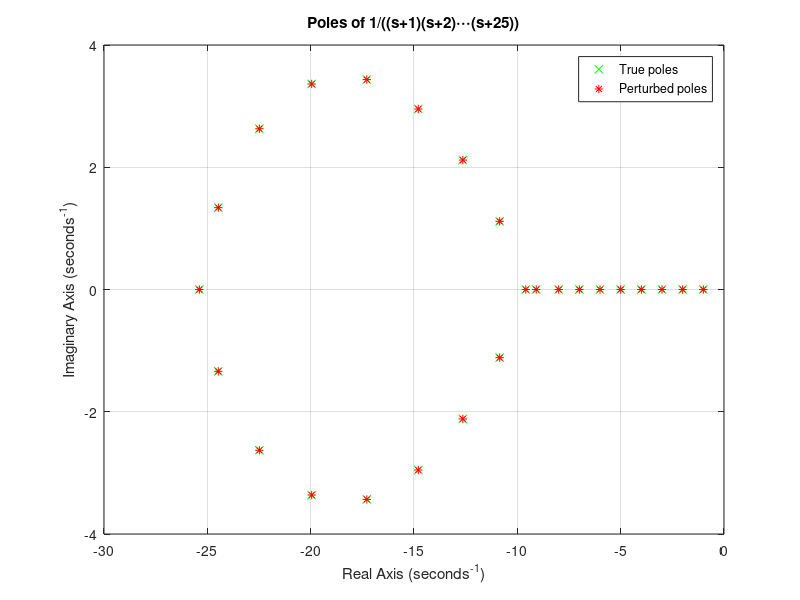

Write MATLAB code to recreate this figure.
N = 25;
s = tf('s');
gp = zpk(1/(s+1)); for i=2:N, gp = gp/(s+i); end, gp
pe = eig(gp); pp = eig(tf(gp));
plot(real(pe),imag(pe),'gx',real(pp),imag(pp),'r*')
title('Poles of 1/((s+1)(s+2)\cdot\cdot\cdot(s+25))')
ylabel('Imaginary Axis (seconds^{-1})')
xlabel('Real Axis (seconds^{-1})')
grid
legend('True poles','Perturbed poles')

